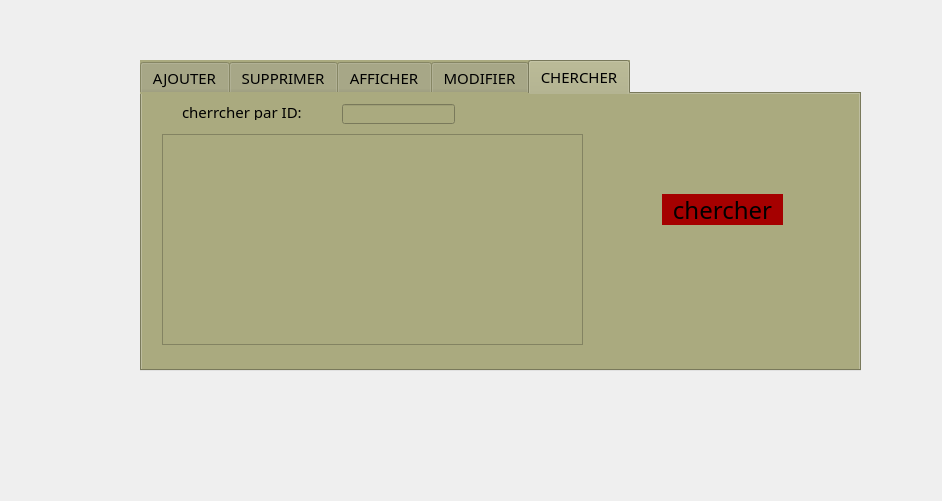
<?xml version="1.0" encoding="UTF-8"?>
<ui version="4.0">
 <class>gestion_film</class>
 <widget class="QDialog" name="gestion_film">
  <property name="geometry">
   <rect>
    <x>0</x>
    <y>0</y>
    <width>942</width>
    <height>501</height>
   </rect>
  </property>
  <property name="windowTitle">
   <string>Dialog</string>
  </property>
  <property name="styleSheet">
   <string notr="true">background-image:url(:/caca.jpg);

</string>
  </property>
  <widget class="QTabWidget" name="chercher">
   <property name="geometry">
    <rect>
     <x>140</x>
     <y>60</y>
     <width>721</width>
     <height>311</height>
    </rect>
   </property>
   <property name="styleSheet">
    <string notr="true">
*{
background:#aaaa7f;
font-family:century gothic;
font-size:15px;

}
QGroupBox
{
background:#333;
background-image:url(:/caca.jpg);
}
#ajouter_film
{
color:white;
background:#a50000;
border-radius:60px;
}
#ajouter_film:hover
{
color:black;
border-radius:60px;
background:#000000;
}
#pushButton_supprimer
{
color:black;
background:#a50000;
border-radius:60px;
}
#pushButton_supprimer:hover
{
color:white;
border-radius:60px;
background:#000000;
}
#pushButton
{
color:black;
background:#a50000;
border-radius:60px;
}
#pushButton:hover
{
color:white;
border-radius:60px;
background:#000000;
}
#pushButton_modifier
{
color:black;
background:#a50000;
border-radius:60px;
}
#pushButton_modifier:hover
{
color:white;
border-radius:60px;
background:#000000;
}
#pushButton_3
{
color:black;
background:#a50000;
border-radius:60px;
}
#pushButton_3:hover
{
color:white;
border-radius:60px;
background:#000000;
}</string>
   </property>
   <property name="currentIndex">
    <number>4</number>
   </property>
   <widget class="QWidget" name="tab">
    <attribute name="title">
     <string>AJOUTER</string>
    </attribute>
    <widget class="QLabel" name="label_nom_film">
     <property name="geometry">
      <rect>
       <x>20</x>
       <y>20</y>
       <width>91</width>
       <height>20</height>
      </rect>
     </property>
     <property name="text">
      <string>NOM_FILM:</string>
     </property>
    </widget>
    <widget class="QLineEdit" name="lineEdit_nom_film">
     <property name="geometry">
      <rect>
       <x>180</x>
       <y>20</y>
       <width>113</width>
       <height>21</height>
      </rect>
     </property>
    </widget>
    <widget class="QLabel" name="label_duree_film">
     <property name="geometry">
      <rect>
       <x>20</x>
       <y>70</y>
       <width>91</width>
       <height>20</height>
      </rect>
     </property>
     <property name="text">
      <string>DUREE_FILM:</string>
     </property>
    </widget>
    <widget class="QLabel" name="label_language_film">
     <property name="geometry">
      <rect>
       <x>10</x>
       <y>120</y>
       <width>141</width>
       <height>20</height>
      </rect>
     </property>
     <property name="text">
      <string>LANGUAGE_FILM:</string>
     </property>
    </widget>
    <widget class="QLabel" name="label_type_film">
     <property name="geometry">
      <rect>
       <x>16</x>
       <y>170</y>
       <width>81</width>
       <height>20</height>
      </rect>
     </property>
     <property name="text">
      <string>TYPE_FILM:</string>
     </property>
    </widget>
    <widget class="QLineEdit" name="lineEdit_duree_film">
     <property name="geometry">
      <rect>
       <x>180</x>
       <y>70</y>
       <width>113</width>
       <height>21</height>
      </rect>
     </property>
    </widget>
    <widget class="QLineEdit" name="lineEdit_language_film">
     <property name="geometry">
      <rect>
       <x>180</x>
       <y>120</y>
       <width>113</width>
       <height>21</height>
      </rect>
     </property>
    </widget>
    <widget class="QLineEdit" name="lineEdit_type_film">
     <property name="geometry">
      <rect>
       <x>180</x>
       <y>170</y>
       <width>113</width>
       <height>21</height>
      </rect>
     </property>
    </widget>
    <widget class="QPushButton" name="ajouter_film">
     <property name="geometry">
      <rect>
       <x>410</x>
       <y>100</y>
       <width>121</width>
       <height>31</height>
      </rect>
     </property>
     <property name="styleSheet">
      <string notr="true">
*{
font-family:century gothic;
font-size:24px;

}
QGroupBox
{
background:#333;
background-image:url(:/caca.jpg);
}
#ajouter_film
{
color:black;
background:#a50000;
border-radius:60px;
}
#ajouter_film:hover
{
color:white;
border-radius:60px;
background:#000000;
}
#supprimer
{
color:white;
background:#000000;
border-radius:60px;
}
#supprimer:hover
{
color:black;
border-radius:60px;
background:#a50000;
}
#pushButton_3
{
color:white;
background:#000000;
border-radius:60px;
}
#pushButton_3:hover
{
color:black;
border-radius:60px;
background:#a50000;
}
</string>
     </property>
     <property name="text">
      <string>AJOUTER</string>
     </property>
    </widget>
    <widget class="QLabel" name="label_id_film">
     <property name="geometry">
      <rect>
       <x>20</x>
       <y>220</y>
       <width>71</width>
       <height>16</height>
      </rect>
     </property>
     <property name="text">
      <string>ID_FILM:</string>
     </property>
    </widget>
    <widget class="QLineEdit" name="lineEdit_id_film">
     <property name="geometry">
      <rect>
       <x>180</x>
       <y>220</y>
       <width>113</width>
       <height>21</height>
      </rect>
     </property>
    </widget>
   </widget>
   <widget class="QWidget" name="tab_2">
    <attribute name="title">
     <string>SUPPRIMER</string>
    </attribute>
    <widget class="QLabel" name="label_5">
     <property name="geometry">
      <rect>
       <x>120</x>
       <y>70</y>
       <width>71</width>
       <height>20</height>
      </rect>
     </property>
     <property name="text">
      <string>ID_FILM:</string>
     </property>
    </widget>
    <widget class="QLineEdit" name="lineEdit_supp">
     <property name="geometry">
      <rect>
       <x>190</x>
       <y>70</y>
       <width>113</width>
       <height>21</height>
      </rect>
     </property>
    </widget>
    <widget class="QPushButton" name="pushButton_supprimer">
     <property name="geometry">
      <rect>
       <x>330</x>
       <y>170</y>
       <width>141</width>
       <height>31</height>
      </rect>
     </property>
     <property name="styleSheet">
      <string notr="true">
*{
font-family:century gothic;
font-size:24px;

}
QGroupBox
{
background:#333;
background-image:url(:/caca.jpg);
}
#ajouter_film
{
color:white;
background:#000000;
border-radius:60px;
}
#ajouter_film:hover
{
color:black;
border-radius:60px;
background:#a50000;
}
#supprimer
{
color:black;
background:#a50000;
border-radius:60px;
}
#supprimer:hover
{
color:white;
border-radius:60px;
background:#000000;
}
#pushButton_3
{
color:white;
background:#000000;
border-radius:60px;
}
#pushButton_3:hover
{
color:black;
border-radius:60px;
background:#a50000;
}
</string>
     </property>
     <property name="text">
      <string>SUPPRIMER</string>
     </property>
    </widget>
   </widget>
   <widget class="QWidget" name="tab_3">
    <attribute name="title">
     <string>AFFICHER</string>
    </attribute>
    <widget class="QTableView" name="tableView">
     <property name="geometry">
      <rect>
       <x>0</x>
       <y>10</y>
       <width>491</width>
       <height>261</height>
      </rect>
     </property>
    </widget>
    <widget class="QPushButton" name="pushButton">
     <property name="geometry">
      <rect>
       <x>510</x>
       <y>30</y>
       <width>91</width>
       <height>21</height>
      </rect>
     </property>
     <property name="text">
      <string>MAILING</string>
     </property>
    </widget>
    <widget class="QPushButton" name="pushButton_2">
     <property name="geometry">
      <rect>
       <x>510</x>
       <y>110</y>
       <width>101</width>
       <height>21</height>
      </rect>
     </property>
     <property name="text">
      <string>STATISTIQUE</string>
     </property>
    </widget>
    <widget class="QLabel" name="label">
     <property name="geometry">
      <rect>
       <x>520</x>
       <y>170</y>
       <width>61</width>
       <height>16</height>
      </rect>
     </property>
     <property name="text">
      <string>TRI PAR:</string>
     </property>
    </widget>
    <widget class="QCheckBox" name="checkBox_nom">
     <property name="geometry">
      <rect>
       <x>520</x>
       <y>190</y>
       <width>70</width>
       <height>17</height>
      </rect>
     </property>
     <property name="text">
      <string>NOM</string>
     </property>
    </widget>
    <widget class="QCheckBox" name="checkBox_duree">
     <property name="geometry">
      <rect>
       <x>520</x>
       <y>210</y>
       <width>70</width>
       <height>17</height>
      </rect>
     </property>
     <property name="text">
      <string>DUREE</string>
     </property>
    </widget>
    <widget class="QCheckBox" name="checkBox_language">
     <property name="geometry">
      <rect>
       <x>520</x>
       <y>230</y>
       <width>70</width>
       <height>17</height>
      </rect>
     </property>
     <property name="text">
      <string>ID</string>
     </property>
    </widget>
   </widget>
   <widget class="QWidget" name="tab_4">
    <attribute name="title">
     <string>MODIFIER</string>
    </attribute>
    <widget class="QLabel" name="label_nom_film_2">
     <property name="geometry">
      <rect>
       <x>40</x>
       <y>40</y>
       <width>141</width>
       <height>20</height>
      </rect>
     </property>
     <property name="text">
      <string>NOUVEAU_NOM:</string>
     </property>
    </widget>
    <widget class="QLabel" name="label_duree_film_2">
     <property name="geometry">
      <rect>
       <x>40</x>
       <y>80</y>
       <width>151</width>
       <height>20</height>
      </rect>
     </property>
     <property name="text">
      <string>NOUVELLE_DUREE:</string>
     </property>
    </widget>
    <widget class="QLabel" name="label_language_film_2">
     <property name="geometry">
      <rect>
       <x>40</x>
       <y>120</y>
       <width>181</width>
       <height>20</height>
      </rect>
     </property>
     <property name="text">
      <string>NOUVELLE_LANGUAGE:</string>
     </property>
    </widget>
    <widget class="QLabel" name="label_type_film_2">
     <property name="geometry">
      <rect>
       <x>40</x>
       <y>160</y>
       <width>131</width>
       <height>20</height>
      </rect>
     </property>
     <property name="text">
      <string>NOUVEAU_TYPE:</string>
     </property>
    </widget>
    <widget class="QLabel" name="label_id_film_2">
     <property name="geometry">
      <rect>
       <x>40</x>
       <y>200</y>
       <width>81</width>
       <height>16</height>
      </rect>
     </property>
     <property name="text">
      <string>ID_FILM:</string>
     </property>
    </widget>
    <widget class="QLineEdit" name="lineEdit_nouveau_nom">
     <property name="geometry">
      <rect>
       <x>230</x>
       <y>40</y>
       <width>113</width>
       <height>21</height>
      </rect>
     </property>
    </widget>
    <widget class="QLineEdit" name="lineEdit_nouveau_duree">
     <property name="geometry">
      <rect>
       <x>230</x>
       <y>80</y>
       <width>113</width>
       <height>21</height>
      </rect>
     </property>
    </widget>
    <widget class="QLineEdit" name="lineEdit_nouveau_language">
     <property name="geometry">
      <rect>
       <x>230</x>
       <y>120</y>
       <width>113</width>
       <height>21</height>
      </rect>
     </property>
    </widget>
    <widget class="QLineEdit" name="lineEdit_nouveau_type">
     <property name="geometry">
      <rect>
       <x>230</x>
       <y>160</y>
       <width>113</width>
       <height>21</height>
      </rect>
     </property>
    </widget>
    <widget class="QLineEdit" name="lineEdit_id">
     <property name="geometry">
      <rect>
       <x>230</x>
       <y>200</y>
       <width>113</width>
       <height>21</height>
      </rect>
     </property>
    </widget>
    <widget class="QPushButton" name="pushButton_modifier">
     <property name="geometry">
      <rect>
       <x>440</x>
       <y>110</y>
       <width>131</width>
       <height>31</height>
      </rect>
     </property>
     <property name="styleSheet">
      <string notr="true">*{
font-family:century gothic;
font-size:24px;

}
QGroupBox
{
background:#333;
background-image:url(:/caca.jpg);
}
#pushButton_modifier
{
color:black;
background:#a50000;
border-radius:60px;
}
#pushButton_modifier:hover
{
color:white;
border-radius:60px;
background:#000000;
}</string>
     </property>
     <property name="text">
      <string>MODIFIER</string>
     </property>
    </widget>
   </widget>
   <widget class="QWidget" name="tab_5">
    <attribute name="title">
     <string>CHERCHER</string>
    </attribute>
    <widget class="QLabel" name="label_2">
     <property name="geometry">
      <rect>
       <x>40</x>
       <y>10</y>
       <width>141</width>
       <height>16</height>
      </rect>
     </property>
     <property name="text">
      <string>cherrcher par ID:</string>
     </property>
    </widget>
    <widget class="QLineEdit" name="lineEdit">
     <property name="geometry">
      <rect>
       <x>200</x>
       <y>10</y>
       <width>113</width>
       <height>20</height>
      </rect>
     </property>
    </widget>
    <widget class="QPushButton" name="pushButton_3">
     <property name="geometry">
      <rect>
       <x>520</x>
       <y>100</y>
       <width>121</width>
       <height>31</height>
      </rect>
     </property>
     <property name="styleSheet">
      <string notr="true">*{
font-family:century gothic;
font-size:24px;

}
QGroupBox
{
background:#333;
background-image:url(:/caca.jpg);
}
#pushButton_3
{
color:black;
background:#a50000;
border-radius:60px;
}
#pushButton_3:hover
{
color:white;
border-radius:60px;
background:#000000;
}</string>
     </property>
     <property name="text">
      <string>chercher</string>
     </property>
    </widget>
    <widget class="QTableView" name="tableView_2">
     <property name="geometry">
      <rect>
       <x>20</x>
       <y>40</y>
       <width>421</width>
       <height>211</height>
      </rect>
     </property>
    </widget>
   </widget>
  </widget>
 </widget>
 <resources/>
 <connections/>
</ui>
